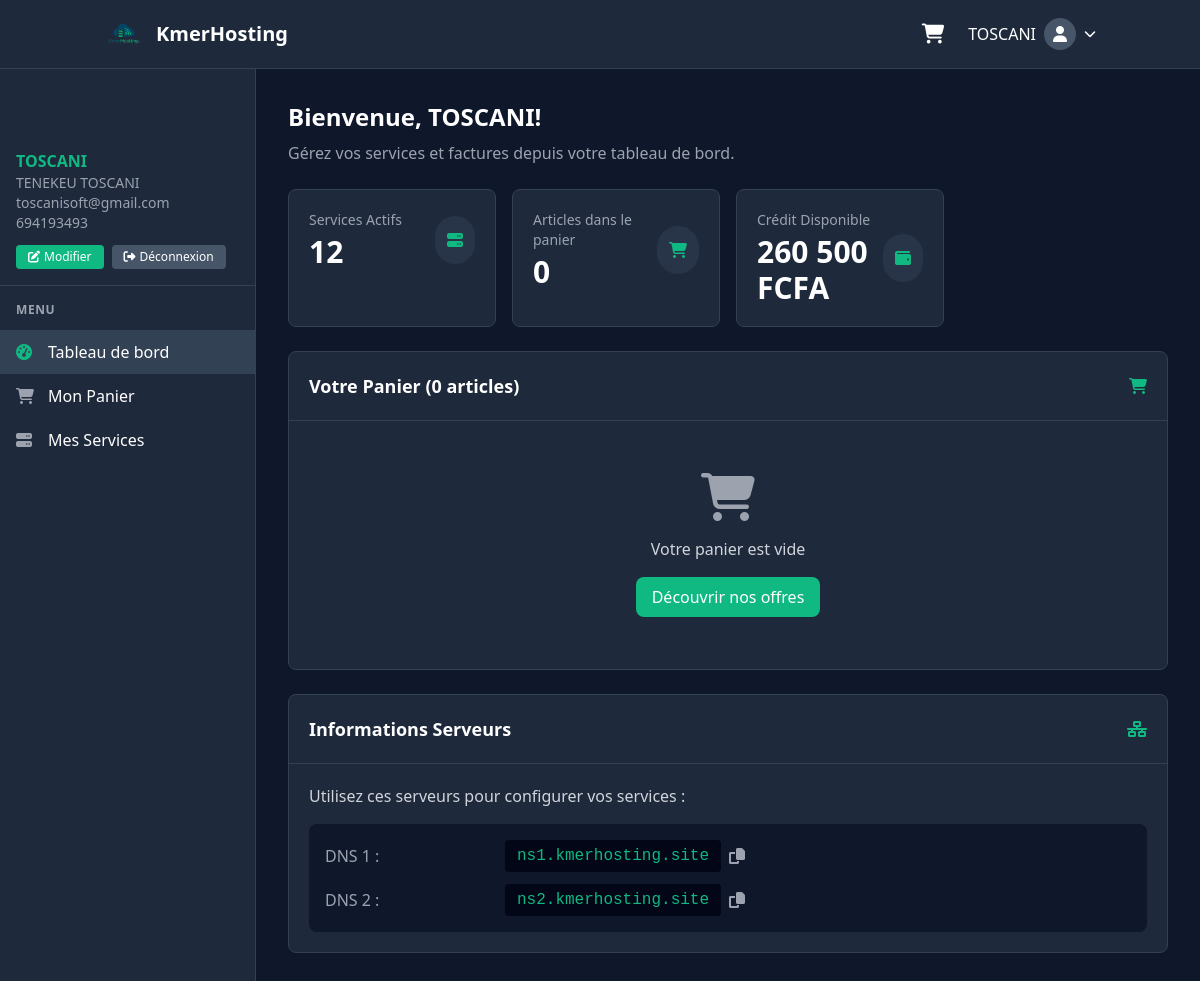
The page /customers/dashboard.php (signed in) on the database its author committed.
### tables this page shows
CREATE TABLE IF NOT EXISTS `users` (
  `id` int(11) NOT NULL AUTO_INCREMENT,
  `fullname` varchar(100) NOT NULL,
  `username` varchar(50) NOT NULL,
  `email` varchar(100) NOT NULL,
  `tel` varchar(20) NOT NULL,
  `password` varchar(255) NOT NULL,
  `created_at` timestamp NULL DEFAULT CURRENT_TIMESTAMP,
  `updated_at` timestamp NULL DEFAULT CURRENT_TIMESTAMP ON UPDATE CURRENT_TIMESTAMP,
  `profile_image` varchar(191) DEFAULT NULL,
  `company` varchar(100) DEFAULT NULL,
  `country` varchar(50) DEFAULT NULL,
  `address` varchar(191) DEFAULT NULL,
  `city` varchar(100) DEFAULT NULL,
  `region` varchar(100) DEFAULT NULL,
  `postal_code` varchar(20) DEFAULT NULL,
  `website` varchar(191) DEFAULT NULL,
  `credit` decimal(10,2) NOT NULL DEFAULT '0.00',
  `verification_code` varchar(100) DEFAULT NULL,
  `verification_expiry` datetime DEFAULT NULL,
  `is_verified` tinyint(1) DEFAULT '0',
  PRIMARY KEY (`id`),
  UNIQUE KEY `username` (`username`),
  UNIQUE KEY `email` (`email`)
);

CREATE TABLE IF NOT EXISTS `credit` (
  `id` int(11) NOT NULL AUTO_INCREMENT,
  `user_id` int(11) NOT NULL,
  `amount` decimal(10,2) NOT NULL DEFAULT '500.00',
  `last_updated` timestamp NOT NULL DEFAULT CURRENT_TIMESTAMP ON UPDATE CURRENT_TIMESTAMP,
  PRIMARY KEY (`id`),
  UNIQUE KEY `user_id` (`user_id`)
);

### backend/functions.php (called while the page is built, shortened)
<?php
require_once __DIR__ . '/config/db.php';
function getUserCredit($user_id) {
    global $conn;
    $sql = "SELECT amount FROM credit WHERE user_id = ?";
    $stmt = $conn->prepare($sql);
    $stmt->bind_param("i", $user_id);
    $stmt->execute();
    $result = $stmt->get_result();
    $row = $result->fetch_assoc();
    return floatval($row['amount']);
}
function getCurrentUser() {
    global $conn;
    $user_id = $_SESSION['user_id'];
    $stmt = $conn->prepare("SELECT * FROM users WHERE id = ?");
    $stmt->bind_param("i", $user_id);
    $stmt->execute();
    $result = $stmt->get_result();
    if ($result->num_rows > 0) {
        return $result->fetch_assoc();
    }
    return null;
}
function getCartItemCount($user_id) {
    global $conn;
    $sql = "SELECT COUNT(*) FROM cart WHERE user_id = ?";
    $stmt = $conn->prepare($sql);
    $stmt->bind_param("i", $user_id);
    $stmt->execute();
    $result = $stmt->get_result();
    $row = $result->fetch_row();
    return (int)$row[0];
}
function getUserServices($user_id) {
    global $conn;
    $sql = "SELECT us.*,
        CASE
            WHEN us.service_type = 'hosting' THEN hp.name
            WHEN us.service_type = 'wordpress' THEN wp.name
            WHEN us.service_type = 'ssl' THEN sp.name
            ELSE 'Service inconnu'
        END as service_name
        FROM user_services us
        LEFT JOIN hosting_packages hp ON us.service_type = 'hosting' AND us.service_id = hp.id
        LEFT JOIN wordpress_packages wp ON us.service_type = 'wordpress' AND us.service_id = wp.id
        LEFT JOIN ssl_packages sp ON us.service_type = 'ssl' AND us.service_id = sp.id
        WHERE us.user_id = ?
        ORDER BY us.expiry_date ASC";
    $stmt = $conn->prepare($sql);
    $stmt->bind_param("i", $user_id);
    $stmt->execute();
    $result = $stmt->get_result();
    $services = [];
    while ($row = $result->fetch_assoc()) {
        $services[] = $row;
    }
    return $services;
}
?>

### customers/dashboard.php (the view, shortened to what this page needs)
<?php
require_once '../backend/functions.php';
$currentUser = getCurrentUser();
$user_id = $_SESSION['user_id'];
$cartItems = getUserCartItems($user_id);
$cartCount = getCartItemCount($user_id);
$userServices = getUserServices($user_id);
$userCredit = getUserCredit($user_id);
?>
<!DOCTYPE html>
<html lang="fr">
<head>
    <script src="https://cdn.tailwindcss.com"></script>
    <link rel="stylesheet" href="https://cdnjs.cloudflare.com/ajax/libs/font-awesome/6.4.0/css/all.min.css">
</head>
<body class="bg-dark-900 text-white">
    <header class="bg-dark-800 border-b border-dark-700">
        <div class="container mx-auto px-4 py-3 flex items-center justify-between">
            <div class="flex items-center">
                <a href="../index.php" class="mr-6 flex items-center">
                    <img src="../assets/images/logo.png" alt="KmerHosting Logo" class="h-10">
                    <div class="ml-3">
                        <span class="text-white text-xl font-bold">KmerHosting</span>
                    </div>
                </a>
            </div>
            <div class="flex items-center space-x-4">
                <a href="cart.php" class="text-white hover:text-kmergreen-light relative p-2">
                    <i class="fas fa-shopping-cart text-xl"></i>
                </a>
                <div class="relative group" id="profile-dropdown">
                    <button class="flex items-center space-x-2 text-white hover:text-kmergreen-light focus:outline-none">
                        <span class="hidden md:inline-block"><?php echo htmlspecialchars($currentUser['username']); ?></span>
                        <?php if (!empty($currentUser['profile_image'])): ?>
                            <img src="<?php echo htmlspecialchars($currentUser['profile_image']); ?>" alt="User" class="w-8 h-8 rounded-full border border-dark-600">
                        <?php else: ?>
                            <div class="w-8 h-8 rounded-full bg-dark-600 flex items-center justify-center">
                                <i class="fas fa-user"></i>
                            </div>
                        <?php endif; ?>
                        <i class="fas fa-chevron-down text-xs transition-transform duration-300" id="dropdown-icon"></i>
                    </button>
                </div>
            </div>
        </div>
    </header>
    <div class="flex">
        <aside id="sidebar" class="fixed inset-y-0 left-0 transform -translate-x-full lg:translate-x-0 z-50 w-64 bg-dark-800 border-r border-dark-700 pt-16 transition-transform duration-300 ease-in-out lg:static lg:w-64">
            <div class="h-full overflow-y-auto scrollbar-thin">
                <div class="px-4 py-4 border-b border-dark-700">
                    <div class="flex flex-col">
                        <span class="font-semibold text-kmergreen"><?php echo htmlspecialchars($currentUser['username']); ?></span>
                        <span class="text-sm text-gray-400"><?php echo htmlspecialchars($currentUser['fullname'] ?? ''); ?></span>
                        <span class="text-sm text-gray-400"><?php echo htmlspecialchars($currentUser['email']); ?></span>
                        <span class="text-sm text-gray-400"><?php echo htmlspecialchars($currentUser['tel'] ?? ''); ?></span>
                    </div>
                    <div class="flex mt-3 space-x-2">
                        <a href="profil.php" class="px-3 py-1 bg-kmergreen hover:bg-kmergreen-dark text-white text-xs rounded flex items-center">
                            <i class="fas fa-edit mr-1"></i> Modifier
                        </a>
                        <a href="../backend/auth/logout.php" class="px-3 py-1 bg-dark-600 hover:bg-dark-500 text-white text-xs rounded flex items-center">
                            <i class="fas fa-sign-out-alt mr-1"></i> Déconnexion
                        </a>
                    </div>
                </div>
                <nav class="mt-4">
                    <div class="px-4 mb-3">
                        <h3 class="text-xs uppercase tracking-wider text-gray-400 font-semibold">Menu</h3>
                    </div>
                    <ul>
                        <li>
                            <a href="dashboard.php" class="flex items-center px-4 py-2.5 text-white bg-dark-700">
                                <i class="fas fa-tachometer-alt w-5 mr-3 text-kmergreen"></i>
                                <span>Tableau de bord</span>
                            </a>
                        </li>
                        <li>
                            <a href="cart.php" class="flex items-center px-4 py-2.5 text-white hover:bg-dark-700">
                                <i class="fas fa-shopping-cart w-5 mr-3 text-gray-400"></i>
                                <span>Mon Panier</span>
                            </a>
                        </li>
                        <li>
                            <a href="services.php" class="flex items-center px-4 py-2.5 text-white hover:bg-dark-700">
                                <i class="fas fa-server w-5 mr-3 text-gray-400"></i>
                                <span>Mes Services</span>
                            </a>
                        </li>
                    </ul>
                </nav>
            </div>
        </aside>
        <main class="flex-1 p-4 lg:p-8 pt-4 pb-8 overflow-x-hidden">
            <div class="max-w-7xl mx-auto">
                <div class="mb-6">
                    <h1 class="text-2xl font-bold text-white mb-2">Bienvenue, <?php echo htmlspecialchars($currentUser['username']); ?>!</h1>
                    <p class="text-gray-400">Gérez vos services et factures depuis votre tableau de bord.</p>
                </div>
                <div class="grid grid-cols-1 sm:grid-cols-2 lg:grid-cols-4 gap-4 mb-6">
                    <div class="bg-dark-800 rounded-lg p-5 border border-dark-700 hover:border-kmergreen transition-colors">
                        <div class="flex items-center justify-between">
                            <div>
                                <p class="text-gray-400 text-sm">Services Actifs</p>
                                <h3 class="text-3xl font-bold text-white mt-1"><?php echo count($userServices); ?></h3>
                            </div>
                            <div class="bg-dark-700/50 p-3 rounded-full">
                                <i class="fas fa-server text-kmergreen"></i>
                            </div>
                        </div>
                    </div>
                    <div class="bg-dark-800 rounded-lg p-5 border border-dark-700 hover:border-kmergreen transition-colors">
                        <div class="flex items-center justify-between">
                            <div>
                                <p class="text-gray-400 text-sm">Articles dans le panier</p>
                                <h3 class="text-3xl font-bold text-white mt-1"><?php echo $cartCount; ?></h3>
                            </div>
                            <div class="bg-dark-700/50 p-3 rounded-full">
                                <i class="fas fa-shopping-cart text-kmergreen"></i>
                            </div>
                        </div>
                    </div>
                    <div class="bg-dark-800 rounded-lg p-5 border border-dark-700 hover:border-kmergreen transition-colors">
                        <div class="flex items-center justify-between">
                            <div>
                                <p class="text-gray-400 text-sm">Crédit Disponible</p>
                                <h3 class="text-3xl font-bold text-white mt-1"><?php echo number_format($userCredit, 0, ',', ' '); ?> FCFA</h3>
                            </div>
                            <div class="bg-dark-700/50 p-3 rounded-full">
                                <i class="fas fa-wallet text-kmergreen"></i>
                            </div>
                        </div>
                    </div>
                </div>
                <div class="bg-dark-800 rounded-lg border border-dark-700 mb-6">
                    <div class="p-5 border-b border-dark-700 flex justify-between items-center">
                        <h2 class="text-lg font-semibold text-white">Votre Panier (<?php echo $cartCount; ?> articles)</h2>
                        <i class="fas fa-shopping-cart text-kmergreen"></i>
                    </div>
                    <div class="p-5">
                        <?php if (empty($cartItems)): ?>
                            <div class="text-center py-8">
                                <div class="text-gray-400 text-5xl mb-4">
                                    <i class="fas fa-shopping-cart"></i>
                                </div>
                                <p class="text-gray-300 mb-4">Votre panier est vide</p>
                                <a href="../index.php#packages" class="inline-block bg-kmergreen hover:bg-kmergreen-dark text-white font-medium py-2 px-4 rounded-lg transition duration-300">
                                    Découvrir nos offres
                                </a>
                            </div>
                        <?php endif; ?>
                    </div>
                </div>
                <div class="bg-dark-800 rounded-lg border border-dark-700 mb-6">
                    <div class="p-5 border-b border-dark-700 flex justify-between items-center">
                        <h2 class="text-lg font-semibold text-white">Informations Serveurs</h2>
                        <i class="fas fa-network-wired text-kmergreen"></i>
                    </div>
                    <div class="p-5">
                        <p class="text-gray-300 mb-4">Utilisez ces serveurs pour configurer vos services :</p>
                        <div class="bg-dark-900 rounded-lg p-4">
                            <div class="flex flex-col sm:flex-row sm:items-center mb-3 last:mb-0">
                                <span class="text-gray-400 font-medium min-w-[180px]">DNS 1 :</span>
                                <code class="bg-dark-950 px-3 py-1 rounded text-kmergreen mt-1 sm:mt-0">ns1.kmerhosting.site</code>
                                <button class="ml-2 text-gray-400 hover:text-white" onclick="copyToClipboard('panel.kmerhosting.site')">
                                    <i class="fas fa-copy"></i>
                                </button>
                            </div>
                            <div class="flex flex-col sm:flex-row sm:items-center">
                                <span class="text-gray-400 font-medium min-w-[180px]">DNS 2 :</span>
                                <code class="bg-dark-950 px-3 py-1 rounded text-kmergreen mt-1 sm:mt-0">ns2.kmerhosting.site</code>
                                <button class="ml-2 text-gray-400 hover:text-white" onclick="copyToClipboard('sql.kmerhosting.site')">
                                    <i class="fas fa-copy"></i>
                                </button>
                            </div>
                        </div>
                    </div>
                </div>
            </div>
        </main>
    </div>
</body>
</html>

### customers/dashboard.php (style rules this page uses)
#sidebar { background-color: #1e293b; color: white; z-index: 40; }

### rows shown on the page
users: username "TOSCANI", fullname "TENEKEU TOSCANI", email "toscanisoft@gmail.com", tel "694193493"
credit: amount "260 500"

### other values the page prints
count($userServices) "12"
$cartCount "0"
